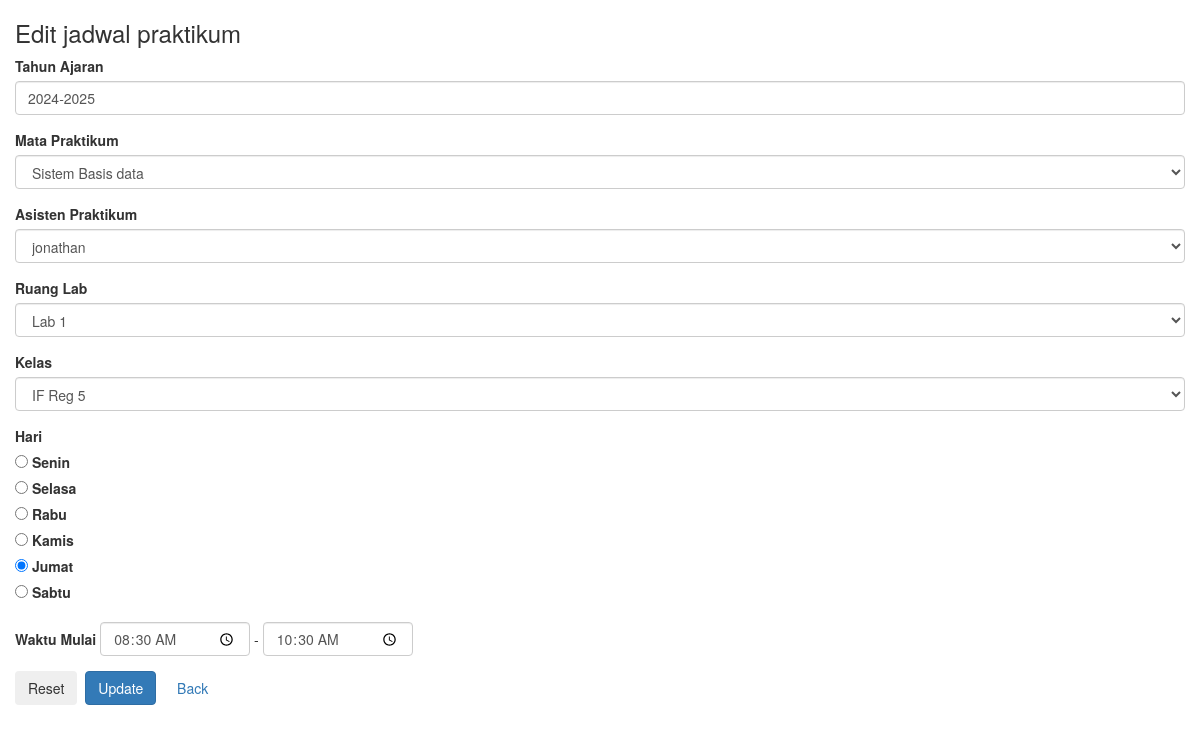
The app's page /index.php/JadwalPraktikum/edit/1 with its own data.
### tables this page shows
CREATE TABLE `jadwal_praktikum` (
  `id_jadwal_praktikum` int(30) NOT NULL,
  `tahun_ajaran` varchar(9) DEFAULT NULL,
  `semester` int(11) DEFAULT NULL,
  `kode_matkum` varchar(20) DEFAULT NULL,
  `nidn` varchar(20) DEFAULT NULL,
  `kode_ruang` int(11) DEFAULT NULL,
  `kode_kelas` int(11) DEFAULT NULL,
  `hari` varchar(20) DEFAULT NULL,
  `waktu_mulai` time DEFAULT NULL,
  `waktu_selesai` time DEFAULT NULL
);

CREATE TABLE `mata_praktikum` (
  `kode_matkum` varchar(20) NOT NULL,
  `nama_matkum` varchar(100) DEFAULT NULL,
  `sks` int(11) DEFAULT NULL,
  `semester` int(11) DEFAULT NULL
);

CREATE TABLE `asisten_praktikum` (
  `nidn` varchar(20) NOT NULL,
  `nama_dosen` varchar(100) DEFAULT NULL,
  `alamat` varchar(255) DEFAULT NULL,
  `tgl_lahir` date DEFAULT NULL,
  `prodi` varchar(100) DEFAULT NULL
);

CREATE TABLE `ruang_lab` (
  `kode_ruang` int(11) NOT NULL,
  `nama_ruang` varchar(100) DEFAULT NULL,
  `lokasi` varchar(255) DEFAULT NULL
);

CREATE TABLE `kelas` (
  `kode_kelas` int(11) NOT NULL,
  `nama_kelas` varchar(100) DEFAULT NULL,
  `semester` int(11) DEFAULT NULL
);

### application/controllers/JadwalPraktikum.php (called while the page is built, shortened)
<?php
class JadwalPraktikum extends CI_Controller {
    public function __construct() {
        $this->load->model('JadwalPraktikum_model');
    }
    public function edit($id = null) {
        $data['role'] = $this->session->userdata('role');
        $data['jadwal'] = $this->JadwalPraktikum_model->get_jadwal_by_id($id);
        $data['mata_praktikum'] = $this->JadwalPraktikum_model->get_all_mata_praktikum();
        $data['asisten'] = $this->JadwalPraktikum_model->get_all_asisten();
        $data['ruang_lab'] = $this->JadwalPraktikum_model->get_all_ruang_lab();
        $data['kelas'] = $this->JadwalPraktikum_model->get_all_kelas();
        $this->load->view('edit_jadwal_praktikum', $data);
    }
}

### index.php (called while the page is built, shortened)
<?php
require_once BASEPATH.'core/CodeIgniter.php';

### application/models/JadwalPraktikum_model.php (called while the page is built, shortened)
<?php
class JadwalPraktikum_model extends CI_Model {
    public function get_all_mata_praktikum() {
        return $this->db->get('mata_praktikum')->result_array();
    }
    public function get_all_asisten() {
        return $this->db->get('asisten_praktikum')->result_array();
    }
    public function get_all_ruang_lab() {
        return $this->db->get('ruang_lab')->result_array();
    }
    public function get_all_kelas() {
        return $this->db->get('kelas')->result_array();
    }
    public function get_jadwal_by_id($id) {
        return $this->db->get_where('jadwal_praktikum', ['id_jadwal_praktikum' => $id])->row_array();
    }
}

### application/views/edit_jadwal_praktikum.php (the view, shortened to what this page needs)
<!DOCTYPE html>
<html lang="id">
<head>
    <link rel="stylesheet" href="<?php echo base_url('assets/css/bootstrap.min.css'); ?>">
    <link rel="stylesheet" href="<?php echo base_url('assets/css/fontawesome/all.min.css'); ?>">
    <link rel="stylesheet" href="<?php echo base_url('assets/css/sidebar.css'); ?>">
</head>
<body>
<div class="container-fluid">
    <div class="row">
        <?php
        if (isset($role) && $role) {
            if ($role == 'admin') {
                $this->load->view('sidebar_admin', compact('active_menu'));
                $content_class = 'col-md-10';
            } elseif ($role == 'kepala_lab') {
                $this->load->view('sidebar_kepala_lab', compact('active_menu'));
                $content_class = 'col-md-10';
            } elseif ($role == 'laboran') {
                $this->load->view('sidebar_laboran', compact('active_menu'));
                $content_class = 'col-md-10';
            } else {
                $content_class = 'col-md-12';
            }
        } else {
            $content_class = 'col-md-12';
        }
        ?>
        <div class="<?php echo $content_class; ?>">
            <h3>Edit jadwal praktikum</h3>
            <form action="<?php echo base_url('index.php/JadwalPraktikum/update/'.$jadwal['id_jadwal_praktikum']); ?>" method="post">
                <div class="form-group">
                    <label for="tahun_ajaran">Tahun Ajaran</label>
                    <input type="text" class="form-control" id="tahun_ajaran" name="tahun_ajaran" value="<?php echo htmlspecialchars($jadwal['tahun_ajaran']); ?>" required>
                </div>
                <div class="form-group">
                    <label for="kode_matkum">Mata Praktikum</label>
                    <select class="form-control" id="kode_matkum" name="kode_matkum" required>
                        <?php foreach ($mata_praktikum as $matkum): ?>
                            <option value="<?= htmlspecialchars($matkum['kode_matkum']) ?>" <?= $jadwal['kode_matkum'] == $matkum['kode_matkum'] ? 'selected' : '' ?>>
                                <?= htmlspecialchars($matkum['nama_matkum']) ?>
                            </option>
                        <?php endforeach; ?>
                    </select>
                </div>
                <div class="form-group">
                    <label for="nidn">Asisten Praktikum</label>
                    <select class="form-control" id="nidn" name="nidn" required>
                        <?php foreach ($asisten as $as): ?>
                            <option value="<?= htmlspecialchars($as['nidn']) ?>" <?= $jadwal['nidn'] == $as['nidn'] ? 'selected' : '' ?>>
                                <?= htmlspecialchars($as['nama_dosen']) ?>
                            </option>
                        <?php endforeach; ?>
                    </select>
                </div>
                <div class="form-group">
                    <label for="kode_ruang">Ruang Lab</label>
                    <select class="form-control" id="kode_ruang" name="kode_ruang" required>
                        <?php foreach ($ruang_lab as $ruang): ?>
                            <option value="<?= htmlspecialchars($ruang['kode_ruang']) ?>" <?= $jadwal['kode_ruang'] == $ruang['kode_ruang'] ? 'selected' : '' ?>>
                                <?= htmlspecialchars($ruang['nama_ruang']) ?>
                            </option>
                        <?php endforeach; ?>
                    </select>
                </div>
                <div class="form-group">
                    <label for="kode_kelas">Kelas</label>
                    <select class="form-control" id="kode_kelas" name="kode_kelas" required>
                        <?php foreach ($kelas as $kls): ?>
                            <option value="<?= htmlspecialchars($kls['kode_kelas']) ?>" <?= $jadwal['kode_kelas'] == $kls['kode_kelas'] ? 'selected' : '' ?>>
                                <?= htmlspecialchars($kls['nama_kelas']) ?>
                            </option>
                        <?php endforeach; ?>
                    </select>
                </div>
                <div class="form-group">
                    <label>Hari</label><br>
                    <?php $hari_list = ['senin','selasa','rabu','kamis','jumat','sabtu']; foreach($hari_list as $h): ?>
                    <div class="form-check form-check-inline">
                        <input class="form-check-input" type="radio" name="hari" id="<?= $h ?>" value="<?= $h ?>" <?= $jadwal['hari'] == $h ? 'checked' : '' ?> required>
                        <label class="form-check-label" for="<?= $h ?>"><?= ucfirst($h) ?></label>
                    </div>
                    <?php endforeach; ?>
                </div>
                <div class="form-group">
                    <label for="waktu_mulai">Waktu Mulai</label>
                    <input type="time" class="form-control" id="waktu_mulai" name="waktu_mulai" value="<?php echo htmlspecialchars($jadwal['waktu_mulai']); ?>" required style="width: 150px; display: inline-block;">
                    <span> - </span>
                    <input type="time" class="form-control" id="waktu_selesai" name="waktu_selesai" value="<?php echo htmlspecialchars($jadwal['waktu_selesai']); ?>" required style="width: 150px; display: inline-block;">
                </div>
                <button type="reset" class="btn btn-secondary">Reset</button>
                <button type="submit" class="btn btn-primary">Update</button>
                <a href="<?php echo base_url('index.php/JadwalPraktikum'); ?>" class="btn btn-secondary">Back</a>
            </form>
        </div>
    </div>
</div>
</body>
</html>

### application/views/edit_jadwal_praktikum.php (style rules this page uses)
.form-group label { font-weight: bold; }
.btn { margin-right: 4px; }

### records on screen
jadwal_praktikum: tahun_ajaran "2024-2025", kode_matkum "Sistem Basis data", nidn "jonathan", kode_ruang "Lab 1", kode_kelas "IF Reg 5", hari "☐ Senin", hari "☐ Selasa", hari "☐ Rabu", hari "☐ Kamis", hari "☑ Jumat", hari "☐ Sabtu", waktu_mulai "08:30:00", waktu_selesai "10:30:00"

### other values on screen
$h "Senin"
$h "Selasa"
$h "Rabu"
$h "Kamis"
$h "Jumat"
$h "Sabtu"
